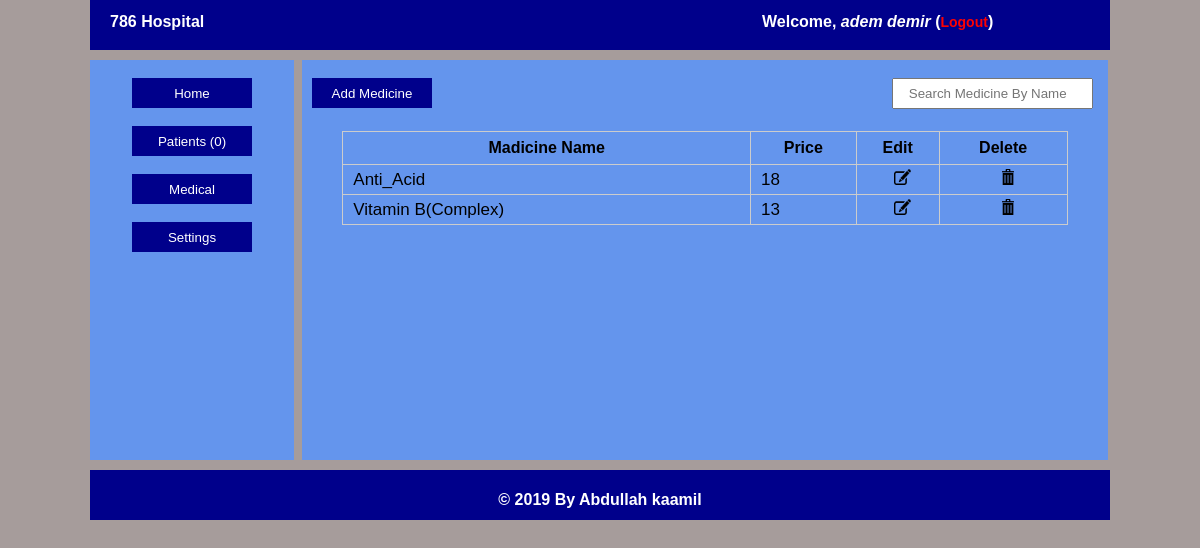
Page /pharmacy/medical.php (signed in) on the committed database.
### tables this page shows
CREATE TABLE `users` (
  `username` varchar(50) NOT NULL,
  `password` varchar(40) NOT NULL,
  `fname` varchar(40) NOT NULL,
  `sname` varchar(40) NOT NULL,
  `type` varchar(40) NOT NULL
);

CREATE TABLE `medicine` (
  `id` int(11) NOT NULL,
  `medicine_name` varchar(100) NOT NULL,
  `price` int(11) NOT NULL
);

### includes/pharmacy.php (the view, shortened to what this page needs)
<?php
function medicine()
{
    include 'connect.php';
    $sql = "SELECT * FROM `medicine`";
    $query = mysqli_query($con,$sql);
    while ($row = mysqli_fetch_array($query)) {
        echo "<tr height=30px'>";
        echo "<td>" . $row['medicine_name'] . "</td>";
        echo "<td>" . $row['price'] . "</td>";
        echo "<td><center><a href='editmedicine.php?id=" . $row['id'] . "'><img src='../assets/img/glyphicons-151-edit.png' height='16px' width='17px'></a></center></td>";
        echo "<td><center><a href='deletemedicine.php?id=" . $row['id'] . "'><img src='../assets/img/glyphicons-17-bin.png' height='16px' width='12px'></a></center></td>";
        echo "</tr>";
    }
}

### includes/users.php (shortened to what this page needs)
<?php
function pharmacydetails()
{
	include 'connect.php';
    $type = $_SESSION['type'];
    $username = $_SESSION['pharmacy'];
    $sql = "SELECT * FROM `users` WHERE `username`='$username' AND `type`='$type'";
    $query = mysqli_query($con, $sql);
    while ($row = mysqli_fetch_array($query)) {
        echo "Welcome, <i>" . $row['fname'] . " " . $row['sname'] . "</i> (<a href='../logout.php'>Logout</a>)";
    }
}

### assets/style.css (style rules this page uses)
body { margin: 0; padding: 0; background-color: #A69C9B; font-family: Arial,Lucida Sans; }
.headerright a { text-decoration: none; font-size: 14px; color: red; }
.table tr td { border: 1px solid #ccc; border-collapse: collapse; padding-left: 10px; font-size: 17px; }

### rows in the picture
users: fname "adem", sname "demir"
medicine: medicine_name "Anti_Acid", price "18"
medicine: medicine_name "Vitamin B(Complex)", price "13"

### other values in the picture
mysqli_num_rows($query) "0"
